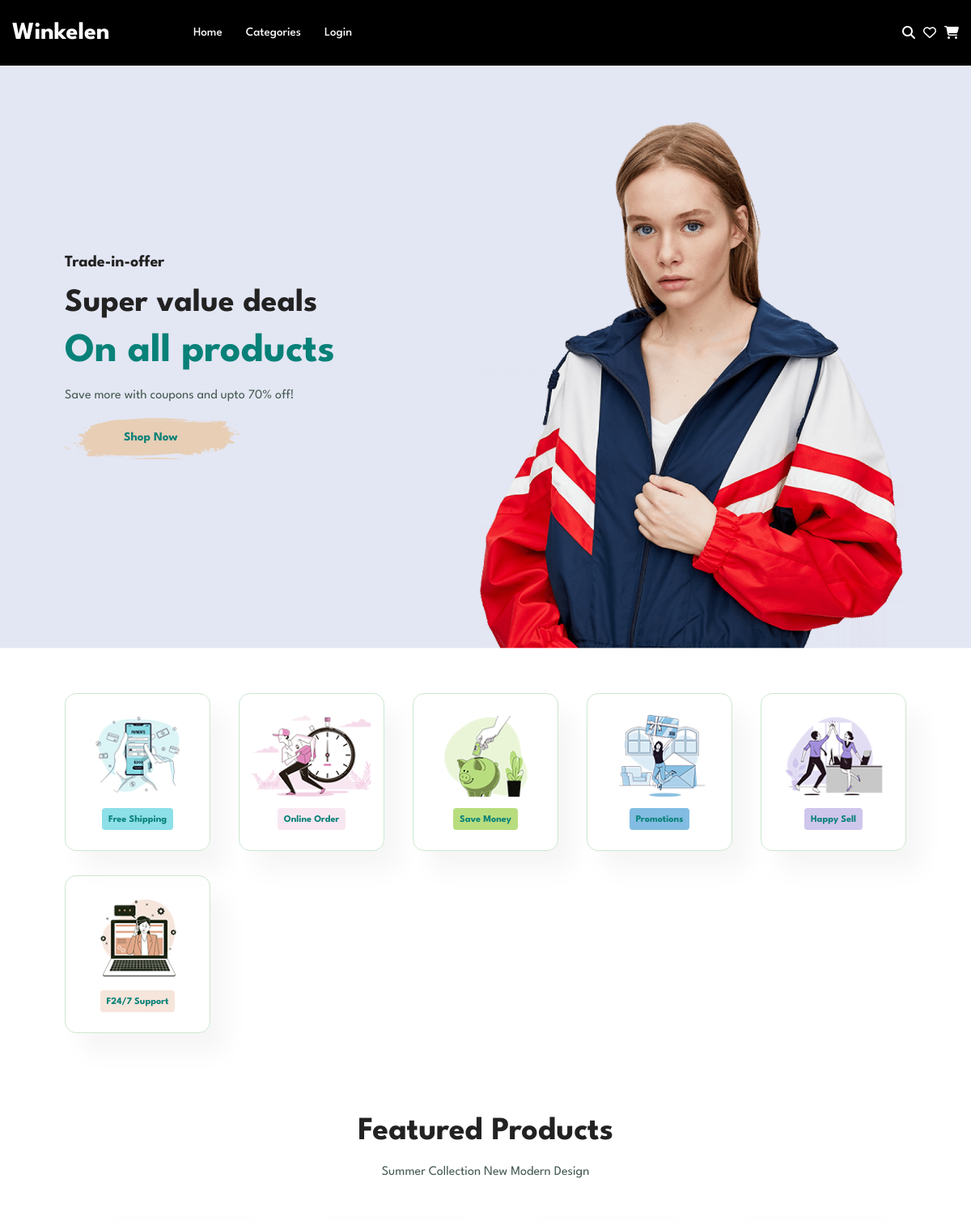
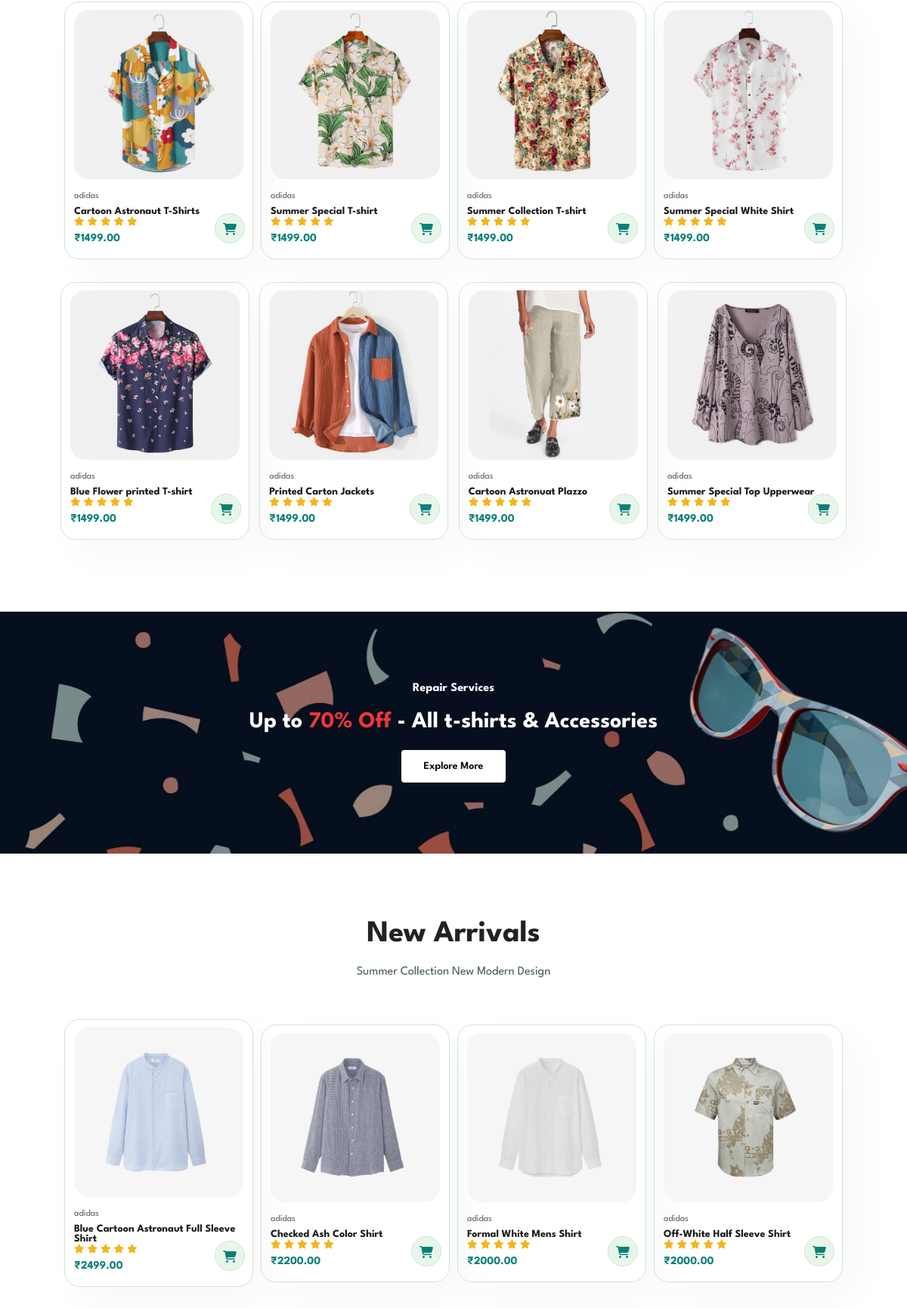
The page / (upper part) on the database its author committed (2 pictures, top to bottom).
### tables this page shows
CREATE TABLE `product` (
  `product_id` int(10) NOT NULL,
  `category_id` int(10) NOT NULL,
  `category_name` varchar(255) NOT NULL,
  `product_name` varchar(255) NOT NULL,
  `product_price` double(10,2) NOT NULL,
  `product_img` varchar(255) NOT NULL,
  `item_register` datetime NOT NULL
);

### index.php (the view, shortened to what this page needs)
<?php
include 'db.php';
?>
<!DOCTYPE html>
<html lang="en" dir="ltr">
<head>
  <link rel="stylesheet" href="./css/style.css">
  <link rel="stylesheet" href="https://use.fontawesome.com/releases/v6.1.1/css/all.css" />
</head>
<body>
<?php
include "html/header1.php";
?>
  <section id="hero">
    <h4>Trade-in-offer</h4>
    <h2>Super value deals</h2>
    <h1>On all products</h1>
    <p>Save more with coupons and upto 70% off!</p>
    <button>Shop Now</button>
  </section>
  <section id="feature" class="section-p1">
    <div class="fe-box">
      <img src="./images/index/save.png" alt="">
      <h6>Free Shipping</h6>
    </div>
    <div class="fe-box">
      <img src="./images/index/online.png" alt="">
      <h6>Online Order</h6>
    </div>
    <div class="fe-box">
      <img src="./images/index/savemoney.png" alt="">
      <h6>Save Money</h6>
    </div>
    <div class="fe-box">
      <img src="./images/index/promotions.png" alt="">
      <h6>Promotions</h6>
    </div>
    <div class="fe-box">
      <img src="./images/index/happy.png" alt="">
      <h6>Happy Sell</h6>
    </div>
    <div class="fe-box">
      <img src="./images/index/support.png" alt="">
      <h6>F24/7 Support</h6>
    </div>
  </section>
  <section id="product1" class="section-p1">
    <h2>Featured Products</h2>
    <p>Summer Collection New Modern Design</p>
    <div class="pro-container">
<?php
$result= mysqli_query($conn, "SELECT * FROM product WHERE product_id BETWEEN 1 AND 8");
while($row=mysqli_fetch_array($result)){
?>
    <a href="<?php printf('%s?product_id=%s','./html/product.php',$row['product_id']); ?>">
      <div class="pro">
        <img src="<?php echo $row['product_img']; ?>" alt="">
        <div class="des">
          <span>adidas</span>
          <h5><?php echo $row['product_name']; ?></h5>
          <div class="star">
            <i class="fas fa-star"></i>
            <i class="fas fa-star"></i>
            <i class="fas fa-star"></i>
            <i class="fas fa-star"></i>
            <i class="fas fa-star"></i>
          </div>
          <h4>&#x20b9;<?php echo $row['product_price']; ?></h4>
        </div>
        <a href="#"><i class="fa-solid fa-cart-shopping cart"></i></a>
      </div>
    </a>
    <?php
    }
    ?>
    </div>
  </section>
  <section id="banner" class="section-m1">
    <h4>Repair Services</h4>
    <h2>Up to <span>70% Off</span> - All t-shirts & Accessories</h2>
    <button class="normal">Explore More</button>
  </section>
  <section id="product1" class="section-p1">
    <h2>New Arrivals</h2>
    <p>Summer Collection New Modern Design</p>
    <div class="pro-container">
<?php
$result= mysqli_query($conn, "SELECT * FROM product WHERE product_id BETWEEN 9 AND 16");
while($row=mysqli_fetch_array($result)){
?>
      <a href="<?php printf('%s?product_id=%s','./html/product.php',$row['product_id']); ?>">
      <div class="pro">
        <img src="<?php echo $row['product_img']; ?>" alt="">
        <div class="des">
          <span>adidas</span>
          <h5><?php echo $row['product_name']; ?></h5>
          <div class="star">
            <i class="fas fa-star"></i>
            <i class="fas fa-star"></i>
            <i class="fas fa-star"></i>
            <i class="fas fa-star"></i>
            <i class="fas fa-star"></i>
          </div>
          <h4>&#x20b9;<?php echo $row['product_price']; ?></h4>
        </div>
        <a href="#"><i class="fa-solid fa-cart-shopping cart"></i></a>
      </div>
      </a>
    <?php
    }
    ?>
    </div>
  </section>
</body>
</html>

### css/style.css (style rules this page uses)
* { margin: 0; padding: 0; box-sizing: border-box; font-family: 'League Spartan', sans-serif; }
h1 { font-size: 50px; line-height: 64px; color: #222222; }
h2 { font-size: 40px; line-height: 54px; color: #222222; }
h4 { font-size: 20px; color: #222222; }
h6 { font-weight: 700; font-size: 12px; }
p { font-size: 16px; color: #465b52; margin: 15px 0 20px 0; }
.section-p1 { padding: 40px 80px; }
.section-m1 { margin: 40px 0; }
:before,:after { box-sizing: border-box; }
a { text-decoration: none; }
#hero { background-image: url("../images/index/hero4.png"); height: 90vh; width: 100%; background-size: cover; background-position: top 25% right 0; display: flex; flex-direction: column; align-items: flex-start; padding: 0 80px; justify-content: center; }
#hero h4 { padding-bottom: 15px; }
#hero h1 { color: #088178; }
#hero button { background-image: url("../images/index/button.png"); background-color: transparent; color: #088178; border: 0; padding: 17px 81px 20px 73px; cursor: pointer; font-weight: 700; font-size: 15px; }
#feature { display: flex; align-items: center; justify-content: space-between; flex-wrap: wrap; }
#feature .fe-box { width: 180px; text-align: center; padding: 25px 15px; box-shadow: 20px 25px 30px #0000000a; border: 1px solid #CCE7D0; border-radius: 14px; margin: 15px 0; }
#feature .fe-box img { width: 100%; margin-bottom: 10px; }
#feature .fe-box H6 { padding: 9px 8px 6px 8px; line-height: 1; border-radius: 4px; color: #088178; background-color: #8ddfe8; display: inline-block; }
#feature .fe-box:nth-child(2) h6 { background-color: #f8e7f1; }
#feature .fe-box:nth-child(3) h6 { background-color: #b8dd7f; }
#feature .fe-box:nth-child(4) h6 { background-color: #82bce2; }
#feature .fe-box:nth-child(5) h6 { background-color: #cfc6ec; }
#feature .fe-box:nth-child(6) h6 { background-color: #f6e5db; }
#product1 { text-align: center; }
#product1 .pro-container { display: flex; justify-content: space-between; padding-top: 20px; flex-wrap: wrap; align-items: center; }
#product1 .pro { width: 23%; min-width: 250px; padding: 10px 12px; border: 1px solid #cce7d0; border-radius: 20px; cursor: pointer; box-shadow: 20px 20px 50px #00000008; margin: 15px 0; transition: 0.2s ease; position: relative; }
#product1 .pro img { width: 100%; border-radius: 20px; }
#product1 .pro .des { text-align: start; padding: 10px 0; }
#product1 .pro .des span { color: #606063; font-size: 12px; }
#product1 .pro .des h5 { padding-top: 7px; color: #1a1a1a; font-size: 14px; }
#product1 .pro .des i { color: #F3B519; font-size: 12px; }
#product1 .pro .des h4 { padding-top: 7px; font-size: 15px; font-weight: 700; color: #088178; }
#product1 .pro .cart { width: 40px; height: 40px; line-height: 40px; border-radius: 50px; background-color: #e8f6ea; color: #088178; border: 1px solid #cce7d0; position: absolute; bottom: 20px; right: 10px; }
#banner { display: flex; flex-direction: column; justify-content: center; align-items: center; text-align: center; background-image: url("../images/index/b2.jpg"); width: 100%; height: 40vh; background-size: cover; background-position: center; }
#banner h4 { color: #FFFFFF; font-size: 16px; }
#banner h2 { color: #FFFFFF; font-size: 30px; padding: 10px 0; }
#banner h2 span { color: #ef3636; }
button.normal { font-size: 14px; font-weight: 600; padding: 15px 30px; color: #000000; background-color: #ffffff; border-radius: 4px; cursor: pointer; outline: none; border: none; transition: 0.2s; }

### rows shown on the page
product: product_img (picture), product_name "Cartoon Astronaut T-Shirts", product_price "1499.00"
product: product_img (picture), product_name "Summer Special T-shirt", product_price "1499.00"
product: product_img (picture), product_name "Summer Collection T-shirt", product_price "1499.00"
product: product_img (picture), product_name "Summer Special White Shirt", product_price "1499.00"
product: product_img (picture), product_name "Blue Flower printed T-shirt", product_price "1499.00"
product: product_img (picture), product_name "Printed Carton Jackets", product_price "1499.00"
product: product_img (picture), product_name "Cartoon Astronuat Plazzo", product_price "1499.00"
product: product_img (picture), product_name "Summer Special Top Upperwear", product_price "1499.00"
product: product_img (picture), product_name "Blue Cartoon Astronaut Full Sleeve Shirt", product_price "2499.00"
product: product_img (picture), product_name "Checked Ash Color Shirt", product_price "2200.00"
product: product_img (picture), product_name "Formal White Mens Shirt", product_price "2000.00"
product: product_img (picture), product_name "Off-White Half Sleeve Shirt", product_price "2000.00"
